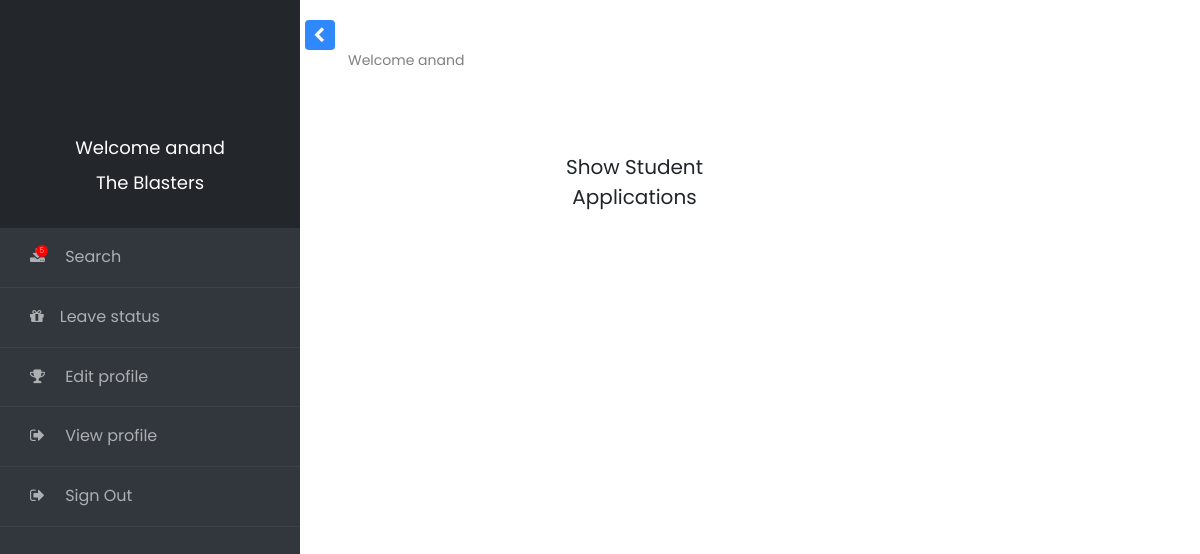
Screenshot of /payroll/viewleave (signed in) with the database file from the repository.
### payroll/models.py (models this page shows, shortened)
class User(AbstractUser):
    is_employee = models.BooleanField(default=False)
    is_hr = models.BooleanField(default=False)

class Employee(models.Model):
    user=models.OneToOneField(User,null=True,on_delete=models.CASCADE)
    parent_hr = models.ForeignKey(hrProfile,null=True,on_delete=models.CASCADE)
    full_name = models.CharField(max_length=50,null = True)
    profile_pic=models.ImageField(upload_to='images/profile', blank = True, default='images/profile/default2.jpg')
    phone_number = models.CharField(max_length=12,null=True,blank=True)
    address=models.TextField(blank = True, max_length=255,null=True)
    post = models.CharField(max_length=50,null = True)
    department = models.CharField(max_length=50,null=True)
    epf_deduction = models.IntegerField(default=0)
    esi_deduction = models.IntegerField(default=0)
    allowances_per_month = models.IntegerField(default=0)
    base_salary = models.IntegerField(default=0)
    date_of_birth = models.DateField(null=True)
    date_of_joining = models.DateField(null=True)

class hrProfile(models.Model):
    user=models.OneToOneField(User,null=True,on_delete=models.CASCADE)
    full_name = models.CharField(max_length=50,null = True)
    profile_pic=models.ImageField(upload_to='images/profile', blank = True, default='images/profile/default2.jpg')
    phone_number = models.CharField(max_length=12,null=True,blank=True)
    address=models.TextField(blank = True, max_length=255)
    company_name = models.CharField(max_length=255,blank=True,null=True)
    year_of_registration = models.DateField(null=True)

### payroll/views.py (the view)
# urls.py: path('viewleave',views.Tpage ,name='view_leave'),
def Tpage(request):
    context = locals()
    return render(request,'leave/tpage.html',context)

### payroll/templates/leave/tpage.html
{% extends 'main/base_layout.html' %}
{% load crispy_forms_tags %}
{% block body %}
Welcome  {{user.username}}
<div class="row" style="padding-top: 70px;padding-bottom:50px;margin-left: -60px;">
  <div class="col-md-4" style="margin-left: 200px;">
    <a href="#" class="btn btn-student btn-lg" role="button">Show Student Applications</a>
  </div>
{% endblock %}

### templates/main/base_layout.html (shortened to what this page needs)
{% load static %}
<!doctype html>
<html lang="en">
  <head>
		<link rel="stylesheet" href="https://stackpath.bootstrapcdn.com/font-awesome/4.7.0/css/font-awesome.min.css">
		<link rel="stylesheet" href="{%static 'css/style.css'%}">
  </head>
  <body>
		<div class="wrapper d-flex align-items-stretch">
			<nav id="sidebar">
				<div class="custom-menu">
					<button type="button" id="sidebarCollapse" class="btn btn-primary">
	        </button>
        </div>
	  		<div class="img bg-wrap text-center py-4" style="">
	  			<div class="user-logo">
          <div class="img" style=""></div>
            <h3>Welcome {{user}}</h3>
            {% if user.is_employee %}
              <h3>{{user.employee.parent_hr.company_name}}</h3>
            {%else%}
            <h3>{{user.hrprofile.company_name}}</h3>
            {%endif%}
	  			</div>
	  		</div>
        <ul class="list-unstyled components mb-5">
          <li>
              <a href="{% url 'view_list' %}"><span class="fa fa-download mr-3 notif"><small class="d-flex align-items-center justify-content-center">5</small></span> Search</a>
          </li>
          {% if user.is_employee %}
          <li>
            <a href="{% url 'takeleave' %}"><span class="fa fa-gift mr-3"></span>Leave status</a>
          </li>
          {% else %}
          <li>
            <a href="{% url 'Showapp' %}"><span class="fa fa-gift mr-3"></span>Leave requests</a>
          </li>
          {% endif %}
          <li>
            <a href="{% url 'edit_profile' %}"><span class="fa fa-trophy mr-3"></span> Edit profile </a>
          </li>
          {% if user.is_employee %}
          <li>
            <a href="{%url 'EmployeeProfile' request.user.employee.id%}"><span class="fa fa-sign-out mr-3"></span> View profile</a>
          </li>
          {%else%}
            <li>
              <a href="{%url 'HrProfile' request.user.hrprofile.id%}"><span class="fa fa-sign-out mr-3"></span> View Profile</a>
            </li>
          {%endif%}
          <li>
            <a href="{%url 'handleLogout'%}"><span class="fa fa-sign-out mr-3"></span> Sign Out</a>
          </li>
        </ul>
    	</nav>
      <div id="content" class="p-4 p-md-5 pt-5">
        {%block body%}  {%endblock body%}
		</div>
  </body>
</html>

### rows the page displays
User: is_active+password+username "anand", employee.parent_hr.company_name "The Blasters", username "anand"
